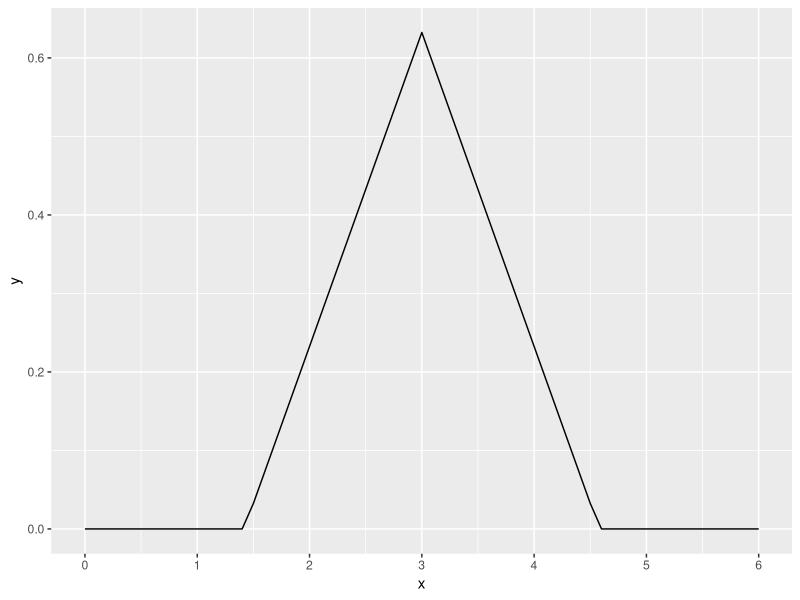

Write R code to recreate this figure.
## ---- chunk 1
#| label: fig-12_2
#| fig-cap: "关于 $m=3$ 对称的概率密度函数"
#| warning: false
#| 

library(ggplot2)

f <- function(x) {
    ifelse(x <= 3,
           max(0, 0.4 * (x - 3) + sqrt(0.4)),
           max(0, -0.4 * (x - 3) + sqrt(0.4)))
}

x <- seq(0, 6, by = 0.1)
y <- sapply(x, f)
df <- data.frame(x = x, y = y)
ggplot(df, aes(x = x, y = y)) + 
  geom_line() +
  scale_x_continuous(breaks = seq(0, 6, by = 1), limits = c(0, 6))
## ---- chunk 2
#| code-fold: false
#| warning: false

TS <- function(X, m_0) {
    Y <- abs(X - m_0)
    rank <- order(Y)
    I <- sapply(X[rank], function(x){ifelse(x < m_0, 1, 0)})
    T <- sapply(seq_along(I), function(i) {i * I[[i]]})
    return(sum(T))
}

t <- TS(c(4.2, 1.8, 5.3, 1.7), 2.0)
t
## ---- chunk 3
#| code-fold: false
#| warning: false

x <- c(4.2, 1.8, 5.3, 1.7)
wilcox.test(x, mu = 2)
